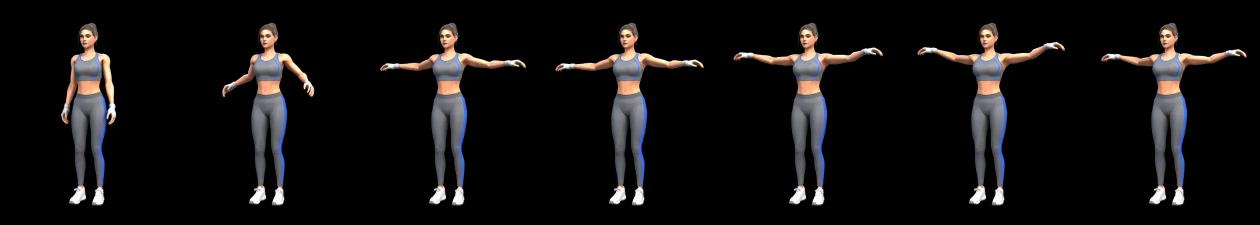
#> input picture app/src/main/assets/studies/coach_f/arm_circles_frames.webp, 2520 x 450 px, given in place of m_bust_cut.png, which was not available (shown at 1/2 size)
$ python compose.py ../../app/src/main/assets/studies/coach_f
#> lines starting #> are read from the running program, lines starting #| are printed output that depends on the picture; after the words box and inside, x2 and y2 are one past the last pixel; in counts of white or black regions, pixels touching at a corner belong together
"""MOTIONFORGE icon & launch screen v6, step 2: compose the app's icon, themed icon, splash icon, launch art and the
Play Store icon from the cut-outs (tools/branding_v6/prepare.py), and write them into the app's resources.

Icon: her portrait and his (mirrored, so the pair flexes outwards) in front of a timing-yellow disc on black, inside
the adaptive icon's 66 dp safe zone. Launch art: both full-body front double-biceps poses side by side.
Usage: python tools/branding_v6/compose.py <work_dir>   (run from the repo root)
"""
import os, sys
import numpy as np
from PIL import Image, ImageDraw, ImageFilter, ImageOps

work = sys.argv[1]
RES = 'app/src/main/res'
YELLOW = (255, 214, 10, 255)

def load(name, fade=0.0, rfade=0.0, mirror=False):
#> called with name = 'm_bust', fade = 0.25, rfade = 0.14, mirror = True
    a = Image.open(os.path.join(work, name + '_cut.png')).convert('RGBA')
    al = np.asarray(a.split()[3]).astype(float)
#> al: shape (450, 2520) float64; every value is 255
    h, w = al.shape
#> h = 450; w = 2520
    if fade:      # the portrait's cut-off bottom fades into the black
        n = int(h * fade); g = np.ones(h); g[-n:] = np.linspace(1, 0, n) ** 1.4; al *= g[:, None]
#> after `n = int(h * fade)`: n = 112
#> after `g = np.ones(h)`: g = 450 values from 1 to 1
#> after `al *= g[:, None]`:
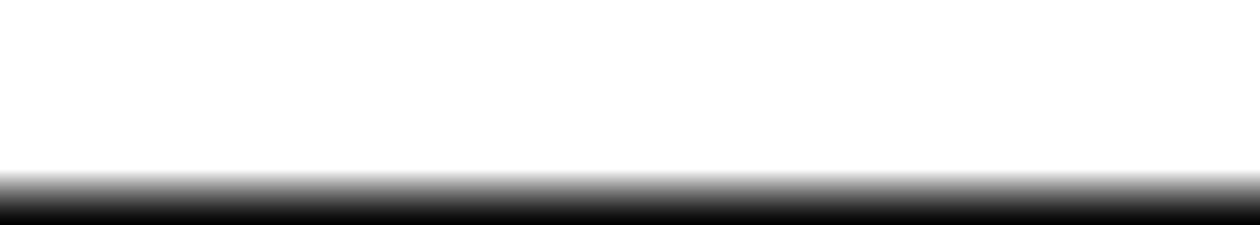
#> al: shape (450, 2520) float64 (shown at 1/2 size); min 0, max 255, mean 218
    if rfade:     # his portrait is cut off at the right edge of the sheet's panel
        n = int(w * rfade); g = np.ones(w); g[-n:] = np.linspace(1, 0, n) ** 1.3; al *= g[None, :]
#> after `n = int(w * rfade)`: n = 352
#> after `g = np.ones(w)`: g = 2520 values from 1 to 1
#> after `al *= g[None, :]`:
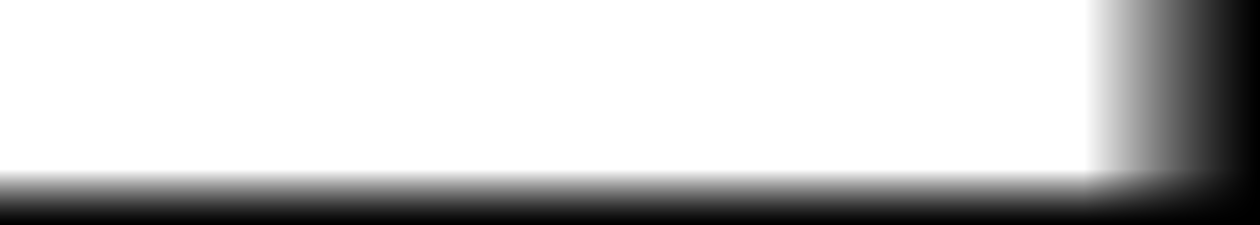
#> al: shape (450, 2520) float64 (shown at 1/2 size); 13.9% of pixels changed, all inside (x1, y1, x2, y2) = (2169, 0, 2520, 449)
    a.putalpha(Image.fromarray(al.astype('uint8')))
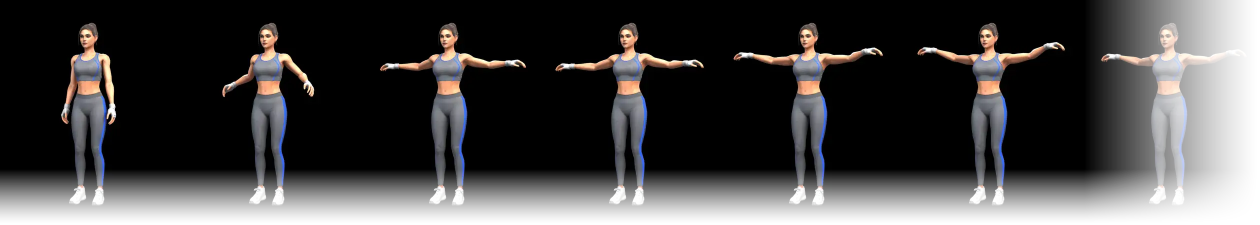
#> a: PIL image 2520x450 RGBA (shown at 1/2 size); mean R, G, B, A 17.8, 16.4, 16.4, 200.6; transparent parts drawn white
    return ImageOps.mirror(a) if mirror else a
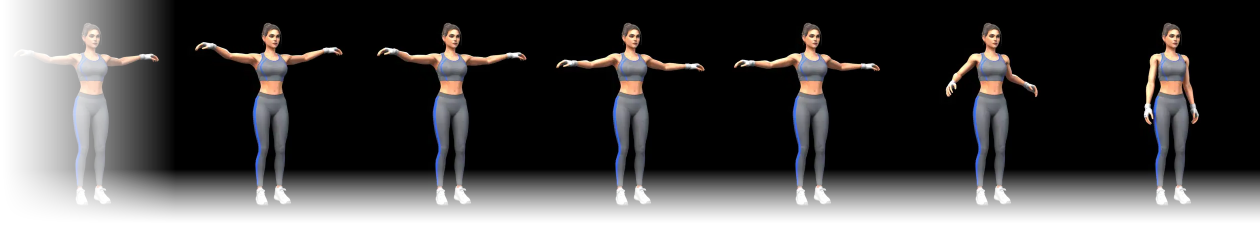
#> returned value: PIL image 2520x450 RGBA (shown at 1/2 size); mean R, G, B, A 17.8, 16.4, 16.4, 200.6; transparent parts drawn white

M_BUST = load('m_bust', 0.25, 0.14, mirror=True)
F_BUST = load('f_bust', 0.25)
#> call 2 of load, with name = 'f_bust', fade = 0.25, rfade = 0, mirror = False
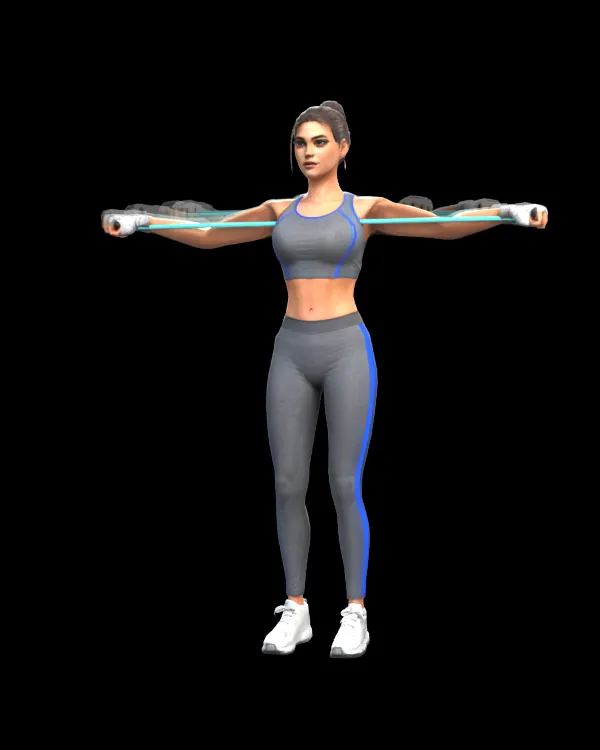
#> input picture app/src/main/assets/studies/coach_f/band_pull_apart.webp, 600 x 750 px, given in place of f_bust_cut.png, which was not available
#> in load (call 2), `al = np.asarray(a.split()[3]).astype(float)`: al: shape (750, 600) float64; every value is 255
#> in load (call 2), `al *= g[:, None]`:
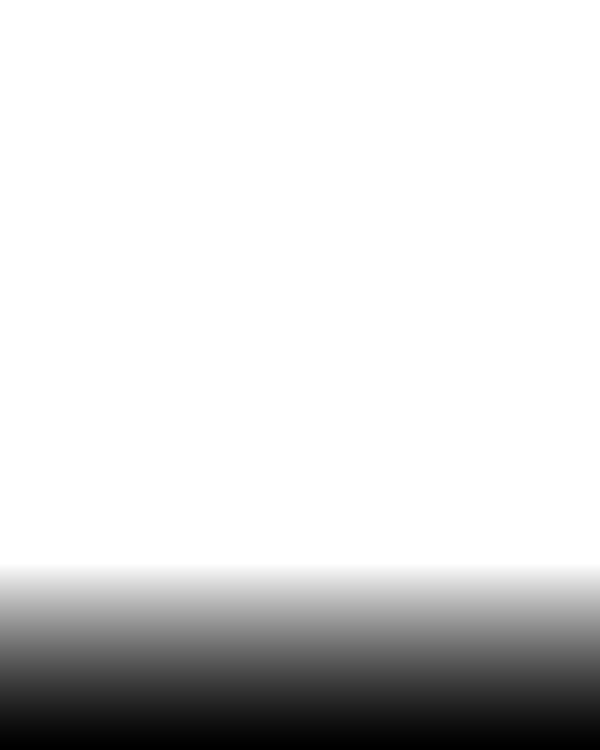
#> al: shape (750, 600) float64; min 0, max 255, mean 217.9
#> in load (call 2), `a.putalpha(Image.fromarray(al.astype('uint8')))`:
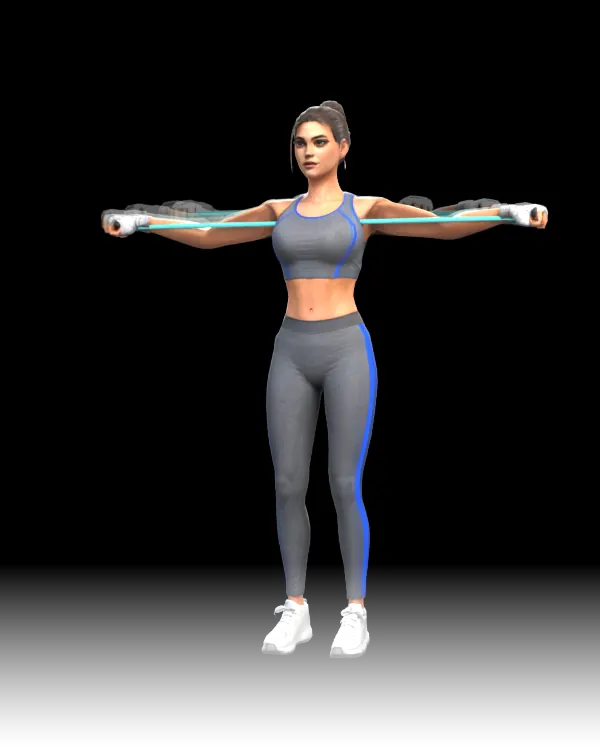
#> a: PIL image 600x750 RGBA; mean R, G, B, A 15.7, 14.8, 14.9, 217.8; transparent parts drawn white
M_FRONT = load('m_front'); F_FRONT = load('f_front')
#> (the run stopped early here; a loop or call above may not have finished)
